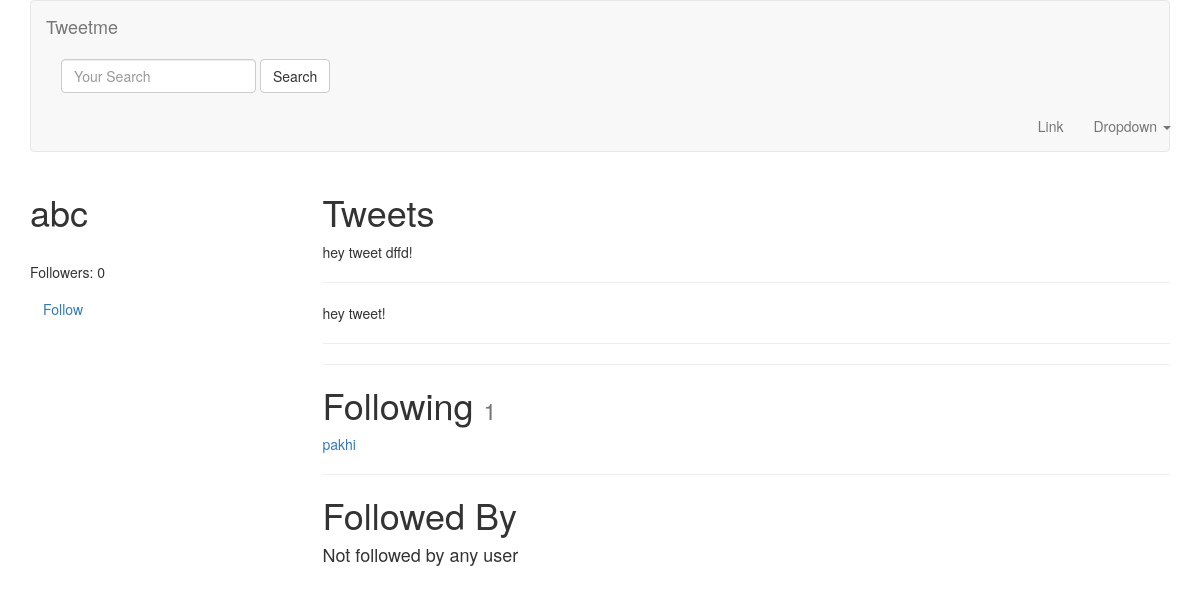
/abc/ (signed in), run on an earlier commit of the app's database.
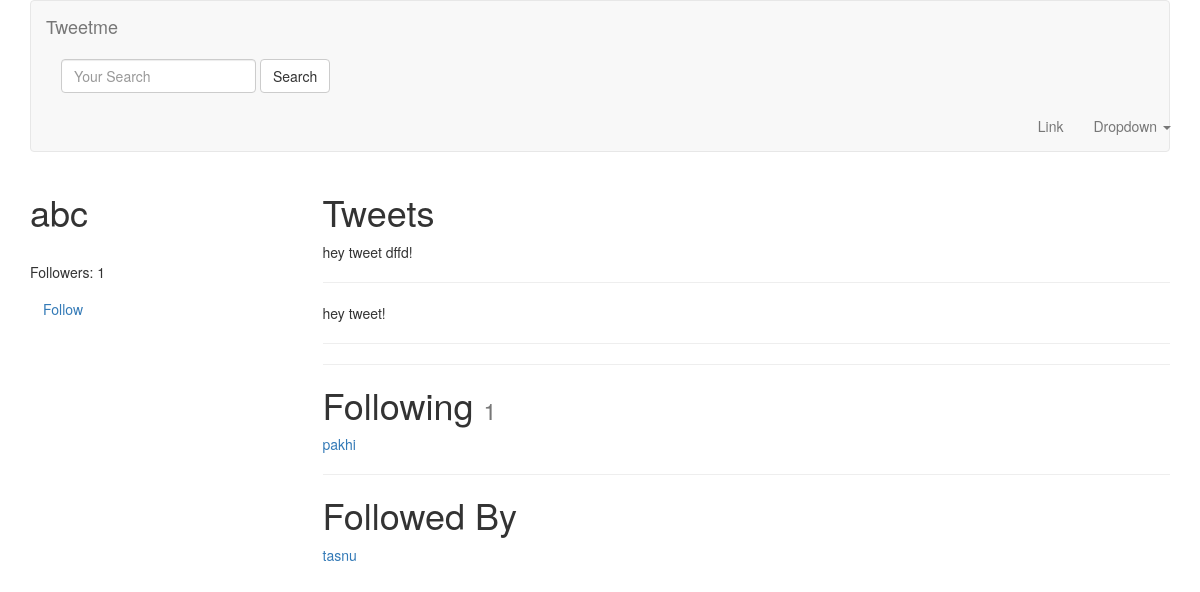
And on a later commit of the database.
### tweets/models.py (models this page shows, shortened)
class Tweet(models.Model):
    user = models.ForeignKey(settings.AUTH_USER_MODEL)
    content = models.CharField(max_length=140,validators=[validate_content])
    updated = models.DateTimeField(auto_now=True)
    timestamp = models.DateTimeField(auto_now_add=True)
    def __str__(self):
        return str(self.content)
    class Meta:
        ordering = ['-timestamp']

### accounts/models.py (models this page shows, shortened)
class UserProfile(models.Model):
    user = models.OneToOneField(settings.AUTH_USER_MODEL, related_name='profile')
    following = models.ManyToManyField(settings.AUTH_USER_MODEL, blank=True, related_name='followed_by')
    objects = UserProfileManager()
    def get_following(self):
        users = self.following.all()
        return users.exclude(username=self.user.username)

### accounts/views.py (the view)
# urls.py: url(r'^(?P<username>[\w.@+-]+)/$',UserDetailView.as_view(),name='detail'),
class UserDetailView(DetailView):
    template_name = "accounts/user_detail.html"
    queryset = User.objects.all()
    def get_object(self):
        return get_object_or_404(User,username__iexact=self.kwargs.get("username"))
    def get_context_data(self, *args, **kwargs):
        context = super(UserDetailView,self).get_context_data(*args, **kwargs)
        follow= UserProfile.objects.is_following(self.request.user, self.get_object())
        context['following']= follow
        return context

### accounts/models.py (called while the page is built)
    def all(self):
        qs = self.get_queryset().all()
        try:
            if self.instance:
                qs = qs.exclude(user = self.instance)
        except:
            pass
        return qs

    def is_following(self,user,followed_by_user):
        user_profile, created = UserProfile.objects.get_or_create(user=user)
        if created:
            return False
        if followed_by_user in user_profile.following.all():
            return True
        return False

### accounts/templates/accounts/user_detail.html
{% extends 'base.html' %}
{% block content %}
    <div class="row">
        <div class="col-sm-3 col-xs-12">
            <h1> {{ object.username }}</h1><br/>
            <p>Followers: {{ object.followed_by.all.count }}</p>
            <p><a class="btn btn-link" href="{% url "profiles:follow" username=object.username %}">
                {% if following %}Unfollow {% else %}Follow{% endif %}</a></p>
        </div>
        <div class="col-sm-9 col-xs-12">
            <h1>Tweets</h1>
            {% for tweet in object.tweet_set.all  %}
                {{ tweet }}<br/><hr/>
            {% endfor %}
            <hr/>
            <h1>Following <small> {{ object.profile.get_following.count }} </small></h1>
            {% for user in object.profile.get_following  %}
                <a href="/{{ user.username }}">{{ user.username }}</a><br/>
                {% empty %}
                <h4>Not following any user</h4>
            {% endfor %}
            <hr/>
            <h1>Followed By</h1>
            {% for profile in object.followed_by.all %}
                <a href="/{{ profile.user.username }}"> {{ profile.user.username}}</a>
                {% empty %}
                <h4>Not followed by any user</h4>
            {% endfor %}
        </div>
    </div>
{% endblock content %}

### templates/base.html (shortened to what this page needs)
{% load static %}
<html lang="en">
  <head>
    <link href="{% static 'css/bootstrap.min.css' %}" rel="stylesheet">
  </head>
  <body>
   <div class="container">
   {%  include 'navbar.html' %}
       {% block content %}
       {% endblock content %}
   </div>
  </body>
</html>

### templates/navbar.html (shortened to what this page needs)
<nav class="navbar navbar-default">
  <div class="container">
    <div class="navbar-header">
      <a class="navbar-brand" href="{% url 'home' %}">Tweetme</a>
    </div>
            {% include 'tweets/search_form.html' %}
    <div class="collapse navbar-collapse" id="bs-example-navbar-collapse-1">
      <ul class="nav navbar-nav navbar-right">
        <li><a href="#">Link</a></li>
        <li class="dropdown">
          <a href="#" class="dropdown-toggle" data-toggle="dropdown" role="button" aria-haspopup="true" aria-expanded="false">Dropdown <span class="caret"></span></a>
        </li>
      </ul>
    </div>
  </div>
</nav>

### tweets/templates/tweets/search_form.html
<div class="row">
    <div class="col-sm-12 text-center">
        <form id='navbar-search-form' class="navbar-form navbar-left" method="GET" action="{% url "tweet:list" %}">
            <div class="form-group">
                <input class="form-control" type="text" name="q" placeholder="Your Search" value="{{ request.GET.q }}"/>
            </div>
            <input class="btn btn-default" type="submit" value="Search"/>
        </form>
    </div>
</div>

What changed in the data, as far as the page shows it:
added UserProfile: user.username "tasnu"
Also different on the page:
{{ object.followed_by.all.count }}: "0" → "1"
text no longer shown: "Not followed by any user"
